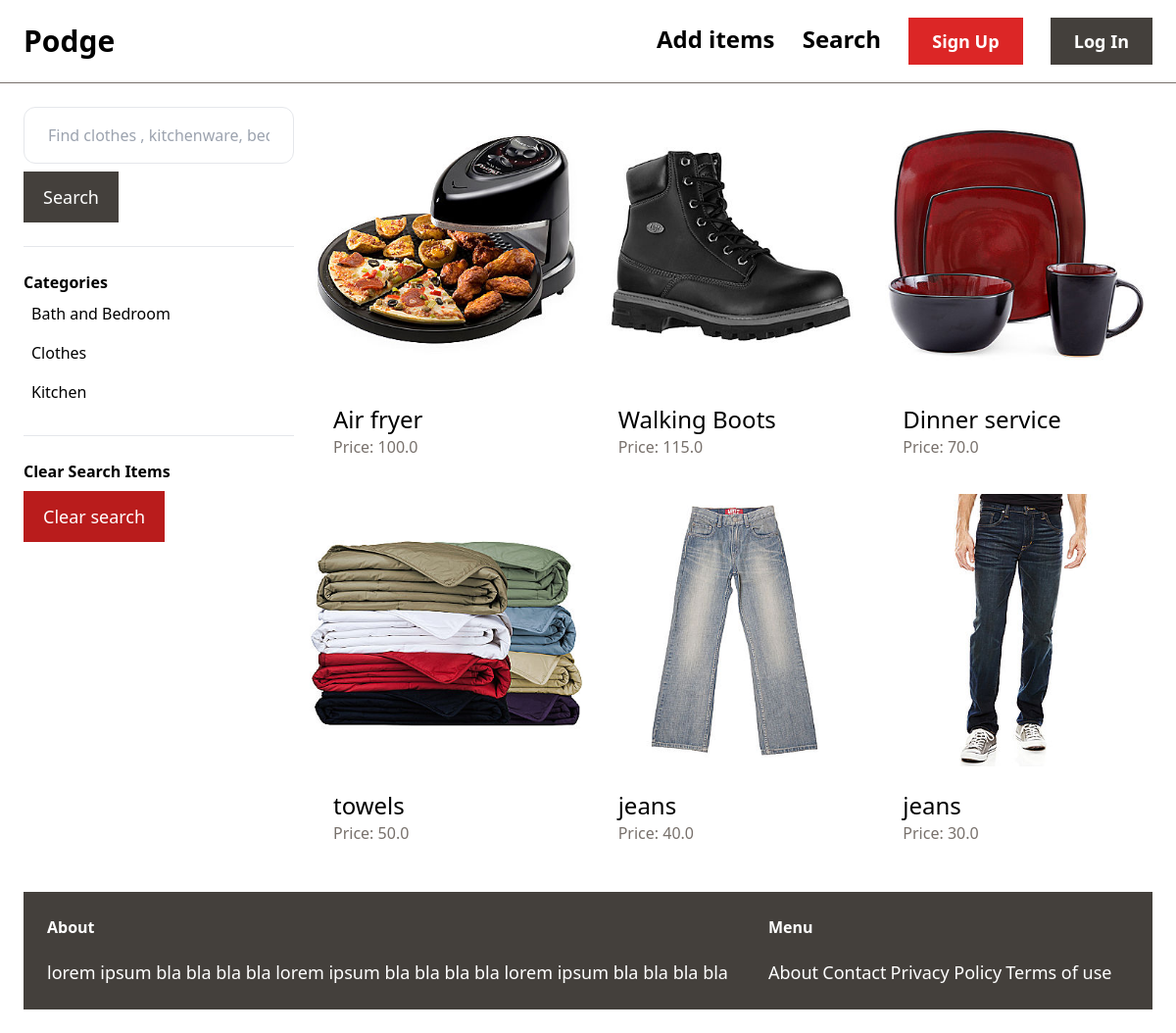
Screenshot of /items/search/ with the database file from the repository.
### item/models.py (models this page shows, shortened)
class Category(models.Model):
    name = models.CharField(max_length=255)
    class Meta:
        ordering = ('name', )
        verbose_name_plural = 'Categories'

class Item(models.Model):
    category = models.ForeignKey(Category, related_name='items', on_delete=models.CASCADE)
    name = models.CharField(max_length=255)
    description = models.TextField(blank=True, null=True)
    price = models.FloatField()
    image = models.ImageField(upload_to='item_images', blank=True, null=True)
    is_sold = models.BooleanField(default=False)
    created_by = models.ForeignKey(User, related_name='items', on_delete=models.CASCADE)
    created_at = models.DateTimeField(auto_now_add=True)

### item/views.py (the view)
# urls.py: path('search/', views.search, name='search'),
def search(request):
    query = request.GET.get('query', '')
    category_id = request.GET.get('category', 0)
    categories = Category.objects.all()
    items = Item.objects.filter(is_sold=False)
    if category_id:
        items = items.filter(category_id=category_id)
    if query:
        items = items.filter(Q(name__icontains=query) | Q(description__icontains=query))
    return render(request, 'item/search.html', {
        'items': items,
        'query': query,
        'categories': categories,
        'category_id': int(category_id)
    })

### item/templates/item/search.html (shortened to what this page needs)
{% extends 'home/base.html' %}
{% block content%}
    <div class="pb-6 grid grid-cols-4 gap-4">
        <div class="col-span-1">
            <form method="get" action="{% url 'item:search' %}">
                <input name="query" class="w-full py-4 px-6 border rounded-xl" type="text" value="{{ query }}" placeholder="Find clothes , kitchenware, bed and bathroom items">
                <button class="mt-2 py-3 px-5 text-lg bg-stone-700 text-white hover:bg-stone-500">
                    Search
                </button>
                <hr class="my-6">
                <p class="font-semibold">Categories</p>
                <ul>
                    {% for category in categories %}
                        <li class="py-2 px-2 rounded-xl{% if category.id == category_id %} bg-gray-200{% endif %}">
                            <a href="{% url 'item:search' %}?query={{ query }}&category={{ category.id }}">{{ category.name }}</a>
                        </li>
                    {% endfor %}
                </ul>
                <hr class="my-6">
                <p class="font-semibold">Clear Search Items</p>
                <ul>
                    <li><a href="{% url 'item:search' %}" class="mt-2 py-3 px-5 inline-block bg-red-700 text-lg text-white">Clear search</a></li>
                </ul>
            </form>
        </div>
        <div class="col-span-3">
            <div class="grid grid-cols-3 gap-3">
            {% for item in items %}
            <div>
                <a href="{% url 'item:detail' item.id %}">
                    <div>
                        <img src="{{ item.image.url }}" class="rounded-t-xl">
                    </div>
                    <div class="p-6 bg-white rounded-b-xl">
                        <h2 class="text-2xl">{{ item.name }}</h2>
                        <p class="text-stone-500">Price: {{ item.price }}</p>
                    </div>
                </a>
            </div>
            {% endfor %}
        </div>
    </div>
{% endblock %}

### rows the page displays
Category: name "Bath and Bedroom"
Category: name "Clothes"
Category: name "Kitchen"
Item: image (picture), name "Air fryer", price "100.0"
Item: image (picture), name "Walking Boots", price "115.0"
Item: image (picture), name "Dinner service", price "70.0"
Item: image (picture), name "towels", price "50.0"
Item: image (picture), name "jeans", price "40.0"
Item: image (picture), name "jeans", price "30.0"
